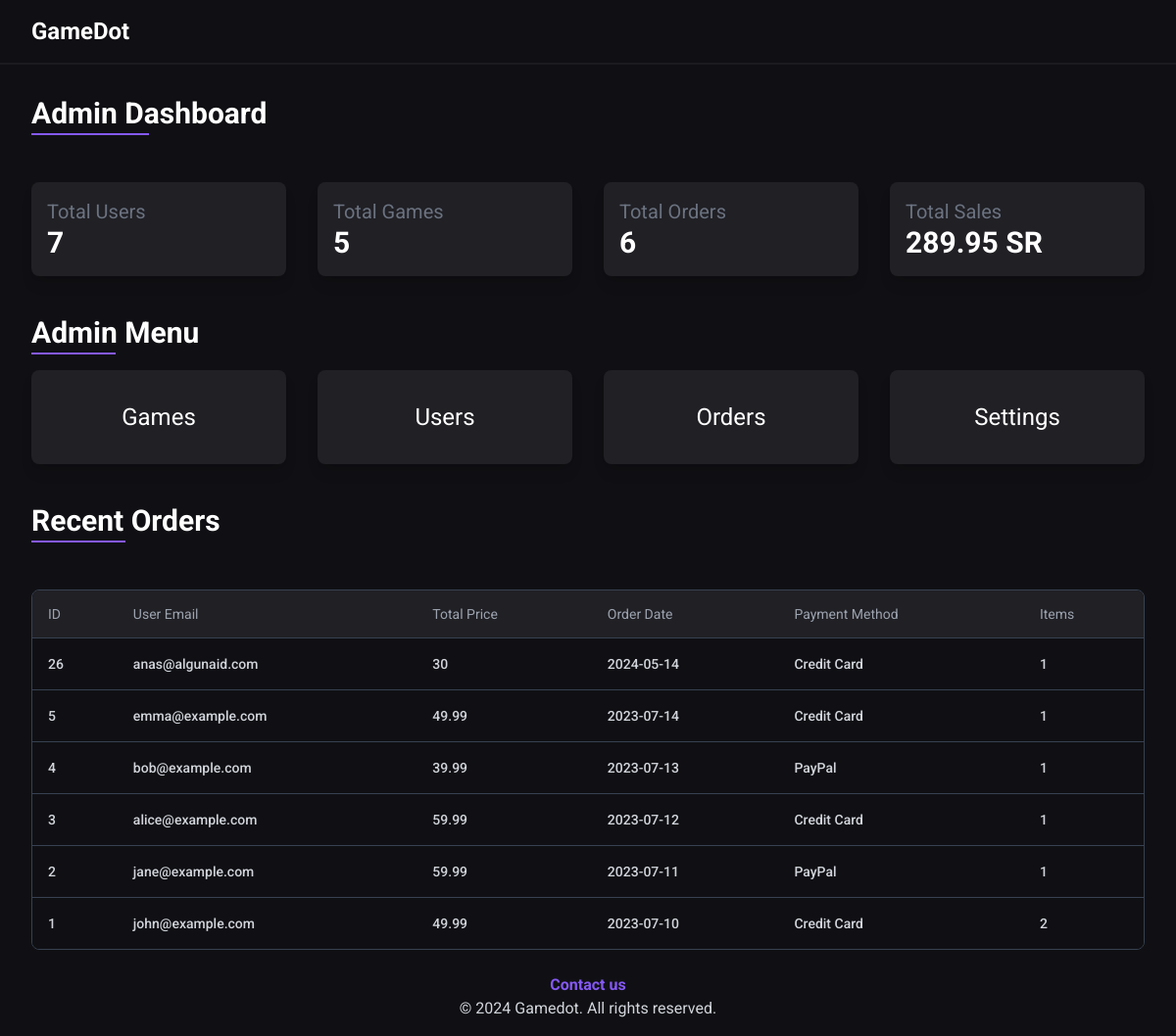
The page /gamedot/admin/ (signed in) on the database as committed earlier.
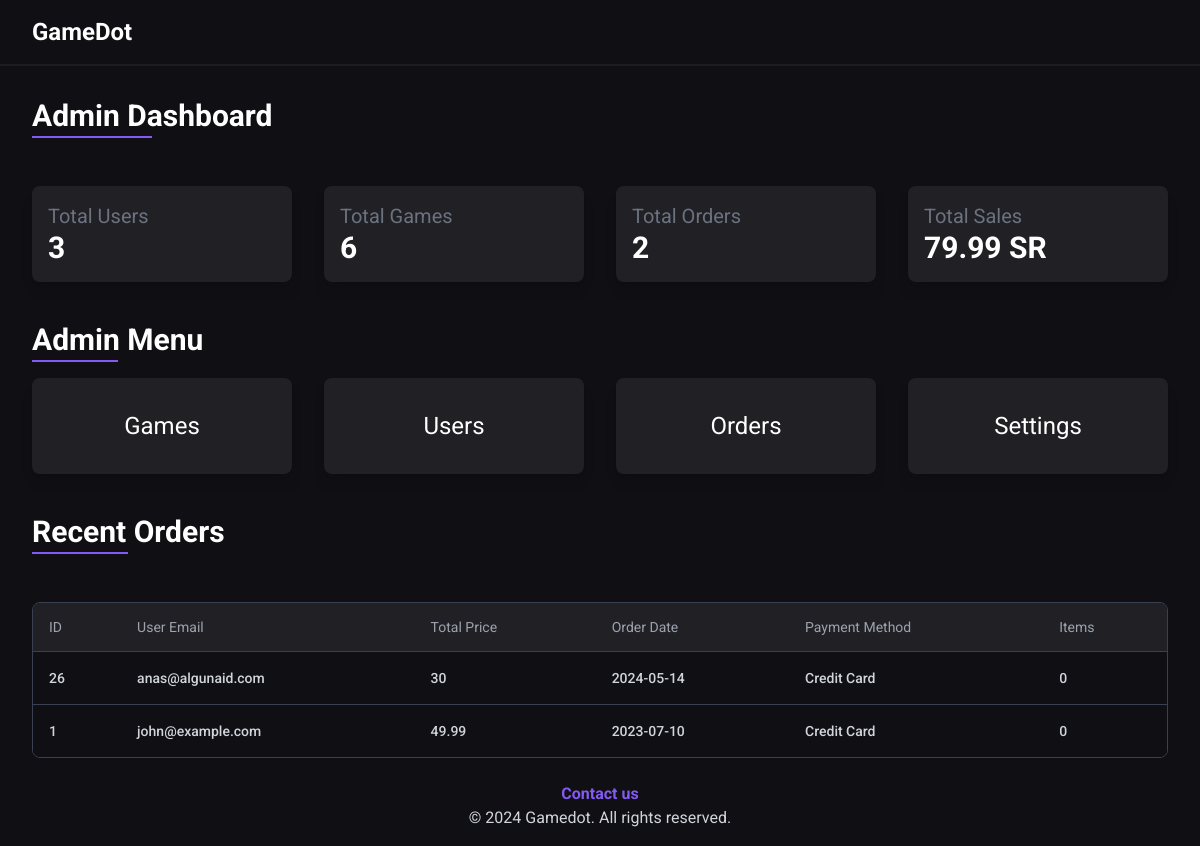
The same page on the database as committed later.
### tables this page shows
CREATE TABLE `orders` (
  `id` int(11) NOT NULL,
  `user_id` int(11) DEFAULT NULL,
  `total_price` float DEFAULT NULL,
  `order_date` date DEFAULT current_timestamp(),
  `payment_method` varchar(255) DEFAULT NULL
);

CREATE TABLE `users` (
  `id` int(11) NOT NULL,
  `fname` varchar(255) DEFAULT NULL,
  `lname` varchar(255) DEFAULT NULL,
  `email` varchar(255) DEFAULT NULL,
  `password` varchar(255) DEFAULT NULL,
  `dob` date DEFAULT NULL
);

### src/admin/main/controllers/index.php (called while the page is built, shortened)
<?php
$database = new Database();
$query = 'SELECT COUNT(*) AS totalUsers FROM users';
$totalUsers = $database->query($query)->qOrAbort()['totalUsers'];
$query = 'SELECT COUNT(*) AS totalGames FROM games';
$totalGames = $database->query($query)->qOrAbort()['totalGames'];
$query = 'SELECT COUNT(*) AS totalOrders FROM orders';
$totalOrders = $database->query($query)->qOrAbort()['totalOrders'];
$query = 'SELECT SUM(total_price) AS totalSales FROM orders';
$totalSales = $database->query($query)->qOrAbort()['totalSales'];
$totalSales = number_format($totalSales, 2);
$ordersColumns = [
    'id' => "ID",
    'user_email' => "User Email",
    'total_price' => "Total Price",
    'order_date' => "Order Date",
    'payment_method' => "Payment Method",
    'items' => "Items"
];
$query = 'SELECT
              orders.*,
              users.email AS user_email,
              COUNT(order_items.id) AS items
          FROM
              orders
          JOIN
              users ON orders.user_id = users.id
          LEFT JOIN
              order_items ON orders.id = order_items.order_id
          GROUP BY
              orders.id
          ORDER BY
              orders.order_date DESC
          LIMIT
              10
              ';
$lastOrders = $database->query($query)->qAll();
require('src/admin/main/views/index.view.php');

### core/database.php (called while the page is built, shortened)
<?php
class Database
{
  private $host = 'localhost';
  private $db_name = 'gamedot';
  private $port = '3308';
  private $username = 'root';
  private $connection;
  private $statement;
  public function __construct()
  {
    $this->connection = null;
    try {
      $this->connection = new PDO('mysql:host=' . $this->host . ';port=' . $this->port . ';dbname=' . $this->db_name . ';user=' . $this->username);
      $this->connection->setAttribute(PDO::ATTR_ERRMODE, PDO::ERRMODE_EXCEPTION);
      $this->connection->setAttribute(PDO::ATTR_DEFAULT_FETCH_MODE, PDO::FETCH_ASSOC);
    } catch (PDOException $e) {
      echo 'Connection Error: ' . $e->getMessage();
    }
  }
  public function query($query, $params = [])
  {
    $this->statement = $this->connection->prepare($query);
    $this->statement->execute($params);
    return $this;
  }
  public function qAll()
  {
    return $this->statement->fetchAll();
  }
  public function qOrAbort()
  {
    $result = $this->statement->fetch();
    return $result;
  }
}

### src/admin/main/views/index.view.php (the view, shortened to what the changed rows need)
<main>
  <div class="xl:container mx-auto px-8 min-h-[80vh]">
    <section>
      <div class="my-8 flex justify-between items-center">
        <h2 class="text-3xl font-bold mb-4 inline-block relative pb-1">
          Admin Dashboard
          <span class="absolute bottom-0 left-0 w-1/2 h-0.5 bg-primary"></span>
        </h2>
      </div>
      <div class="grid grid-cols-1 sm:grid-cols-2 md:grid-cols-3 lg:grid-cols-4 gap-8">
        <div class="bg-secondaryBlack p-4 rounded-lg shadow-lg">
          <h3 class="text-xl  text-gray-500">Total Users</h3>
          <p class="text-3xl font-bold"><?= $totalUsers ?></p>
        </div>
        <div class="bg-secondaryBlack p-4 rounded-lg shadow-lg">
          <h3 class="text-xl  text-gray-500">Total Games</h3>
          <p class="text-3xl font-bold"><?= $totalGames ?></p>
        </div>
        <div class="bg-secondaryBlack p-4 rounded-lg shadow-lg">
          <h3 class="text-xl  text-gray-500">Total Orders</h3>
          <p class="text-3xl font-bold"><?= $totalOrders ?></p>
        </div>
        <div class="bg-secondaryBlack p-4 rounded-lg shadow-lg">
          <h3 class="text-xl  text-gray-500">Total Sales</h3>
          <p class="text-3xl font-bold"><?= $totalSales ?> SR</p>
        </div>
      </div>
    </section>
    <section class="my-10">
      <h2 class="text-3xl font-bold mb-4 inline-block relative pb-1">
        Admin Menu
        <span class="absolute bottom-0 left-0 w-1/2 h-0.5 bg-primary"></span>
      </h2>
      <div class="grid grid-cols-1 sm:grid-cols-2 md:grid-cols-3 lg:grid-cols-4 gap-8">
        <a href="./games/" class="bg-secondaryBlack p-8 rounded-lg shadow-lg flex flex-col justify-center items-center hover:bg-primary duration-300 cursor-pointer">
          <h3 class="text-2xl  ">Games</h3>
        </a>
        <a href="./users/" class="bg-secondaryBlack p-8 rounded-lg shadow-lg flex flex-col justify-center items-center hover:bg-primary duration-300 cursor-pointer">
          <h3 class="text-2xl  ">Users</h3>
        </a>
        <a href="./orders/" class="bg-secondaryBlack p-8 rounded-lg shadow-lg flex flex-col justify-center items-center hover:bg-primary duration-300 cursor-pointer">
          <h3 class="text-2xl">Orders</h3>
        </a>
        <a href="./settings/" class="bg-secondaryBlack p-8 rounded-lg shadow-lg flex flex-col justify-center items-center hover:bg-primary duration-300 cursor-pointer">
          <h3 class="text-2xl ">Settings</h3>
        </a>
      </div>
    </section>
    <section>
      <h2 class="text-3xl font-bold mb-4 inline-block relative pb-1">
        Recent Orders
        <span class="absolute bottom-0 left-0 w-1/2 h-0.5 bg-primary"></span>
      </h2>
      <div class="flex flex-col mt-6">
        <div class="overflow-x-auto ">
          <div class="inline-block min-w-full py-2 align-middle">
            <div class="overflow-hidden border  border-gray-700 md:rounded-lg">
              <table class="min-w-full divide-y divide-gray-700">
                <thead class="bg-secondaryBlack">
                  <tr>
                    <?php
                    foreach ($ordersColumns as $column) :
                    ?>
                      <th scope='col' class='px-4 py-3.5 text-sm font-normal text-left rtl:text-right text-gray-400'> <?= $column ?></th>
                    <?php endforeach; ?>
                  </tr>
                </thead>
                <tbody class=" divide-y divide-gray-700 bg-myBlack">
                  <?php
                  foreach ($lastOrders as $order) : ?>
                    <tr>
                      <?php foreach ($ordersColumns as $dbcolumn => $column) : ?>
                        <td class='px-4 py-4 text-sm font-medium text-gray-300 whitespace-nowrap hover:text-primary duration-300'><a href="./orders/<?= $order['id'] ?>"><?= $order[$dbcolumn]  ?></a></td>
                      <?php endforeach; ?>
                    </tr>
                  <?php endforeach; ?>
                </tbody>
              </table>
            </div>
          </div>
        </div>
      </div>
    </section>
</main>

Rows that differ between the two databases and show on the page:
removed orders: id "5", user.email "emma@example.com", total_price "49.99", order_date "2023-07-14", payment_method "Credit Card", dbcolumn "1"
removed orders: id "4", user.email "bob@example.com", total_price "39.99", order_date "2023-07-13", payment_method "PayPal", dbcolumn "1"
removed orders: id "3", user.email "alice@example.com", total_price "59.99", order_date "2023-07-12", payment_method "Credit Card", dbcolumn "1"
removed orders: id "2", user.email "jane@example.com", total_price "59.99", order_date "2023-07-11", payment_method "PayPal", dbcolumn "1"
Other text that changed with them:
$totalUsers: "7" → "3"
$totalGames: "5" → "6"
$totalOrders: "6" → "2"
$totalSales: "289.95" → "79.99"
new list line: "0"
list line gone: "1"
list line gone: "2"
